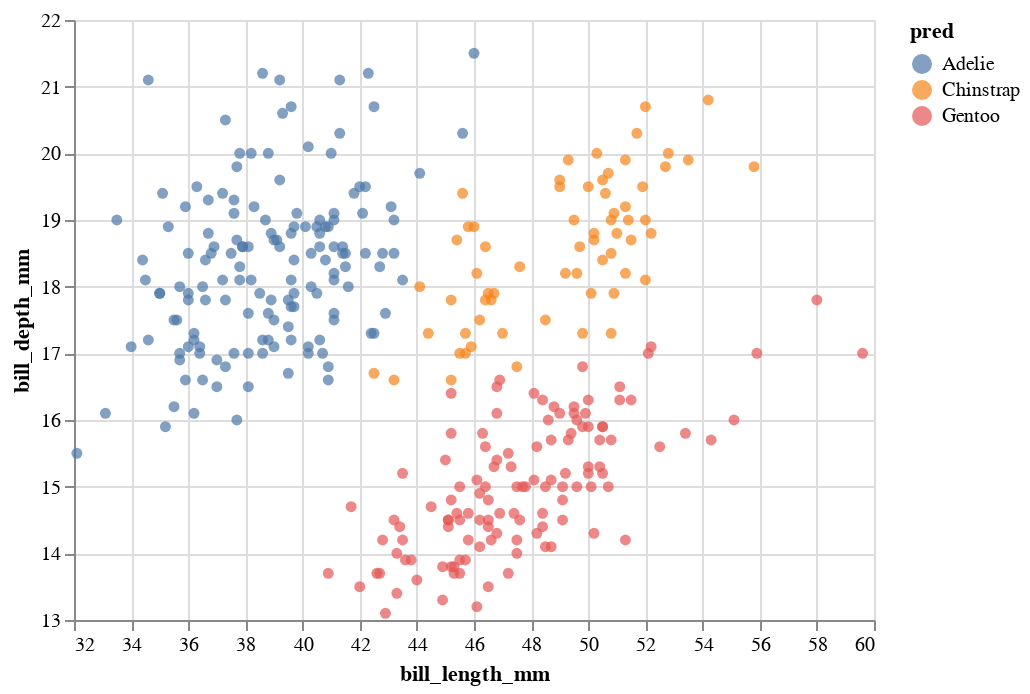

The code cell stored with this chart in its notebook:
### Code cell
alt.Chart(df).mark_circle().encode(
    x=alt.X(cols[0], scale=alt.Scale(zero=False)),
    y=alt.Y(cols[1], scale=alt.Scale(zero=False)),
    color="pred"
)

### Figure 1 — Vega-Lite specification as saved in the notebook (floating-point values rounded to 4 significant figures; data arrays with more than 128 entries replaced by an {"elided": "..."} marker saying what was removed)
{"config": {"view": {"continuousWidth": 400, "continuousHeight": 300}}, "data": {"name": "data-b5fa2af66975d45bdb1da9f71e8df230"}, "mark": "circle", "encoding": {"color": {"field": "pred", "type": "nominal"}, "x": {"field": "bill_length_mm", "scale": {"zero": false}, "type": "quantitative"}, "y": {"field": "bill_depth_mm", "scale": {"zero": false}, "type": "quantitative"}}, "$schema": "https://vega.github.io/schema/vega-lite/v4.17.0.json", "datasets": {"data-b5fa2af66975d45bdb1da9f71e8df230": {"elided": "333 records"}}}
